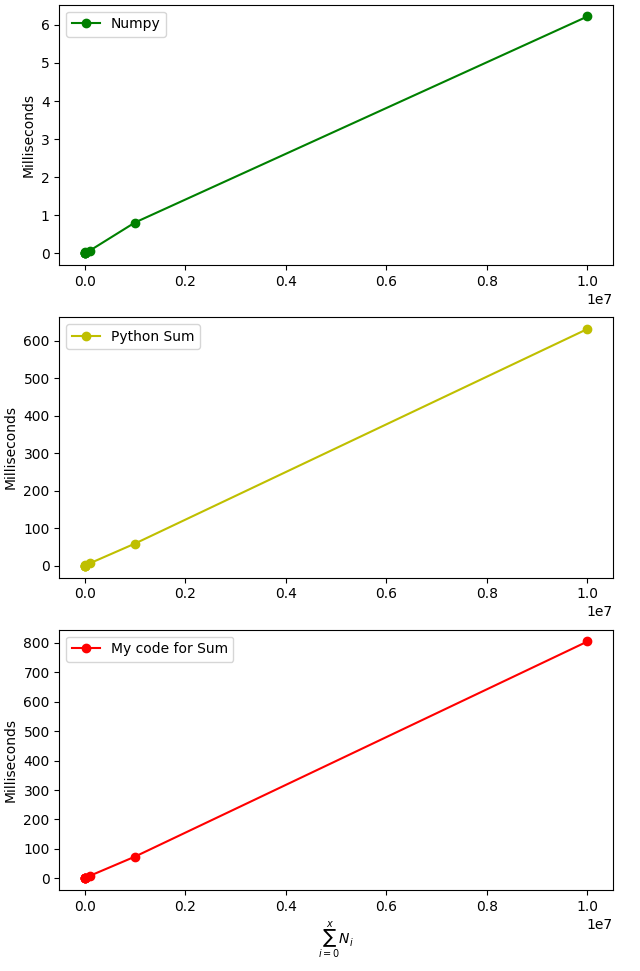
#> input picture Python/whyNumpy.png, 640 x 971 px; the run also reads 1 picture not shown here
$ python ResizeBulkImages.py   (older library calls are emulated)
#> lines starting #> are read from the running program, lines starting #| are printed output that depends on the picture
import time
from PIL import Image
import os
from concurrent.futures import ProcessPoolExecutor

imagesPath = input("Enter the folder path: ")
#> the answer given: .
image_width = int(input("Enter new image width: "))
#> the answer given: 100
image_height = int(input("Enter new image height: "))
#> the answer given: 100

def resize(file):
    try:
        filePath = os.path.join(imagesPath, file)
        img = Image.open(filePath)
        #img = img.rotate(-90)  #if needs rotations
        img = img.resize((image_width, image_height), Image.ANTIALIAS)
        try:
            new_imagesPath = os.path.join(imagesPath, f"ResizedImage_{image_width}x{image_height}")
            img.save(f"{new_imagesPath}/{file}")
        except FileNotFoundError:
            print(f"Creating location: {new_imagesPath}")
            os.mkdir(new_imagesPath)
            img.save(f"{new_imagesPath}/{file}")
            print(f"Saved {file} in {new_imagesPath}")
        else:
            print(f"Saved {file} in {new_imagesPath}")

    except Exception as e:
        print(f"Problem resizing {file}")
        print(e)

files_list = os.listdir(imagesPath)

start_time = time.time()
with ProcessPoolExecutor() as executor:
    result = executor.map(resize, files_list)
#> call 2 of resize, with file = 'whyNumpy.png'
#> in resize, img is the input picture: PIL image 640x971 RGBA; mean R, G, B, A 250, 249.7, 248.9, 255
#> in resize (call 2), `img = img.resize((image_width, image_height), Image.ANTIALIAS)`:
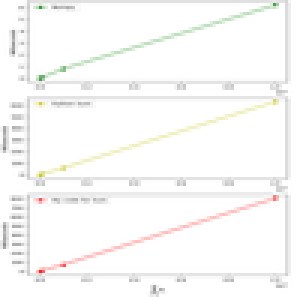
#> img: PIL image 100x100 RGBA (shown 3 times larger); mean R, G, B, A 249.4, 249, 248, 255
end_time = time.time()

print(f"Time taken: {end_time-start_time} s")
